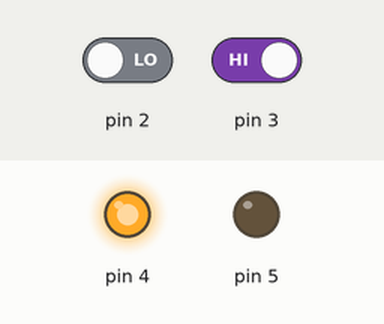
A sketch run on a simulated Arduino Uno, built with avr-gcc and run on an emulated ATmega328P. Parts: output pins drawn as LEDs (lit = HIGH). The test bench sets the inputs (shaded band); at power-on: pin 2 LOW, pin 3 HIGH.

Above: at 1.2 s.
1.3 s: pin 2 driven HIGH
At 2.3 s:
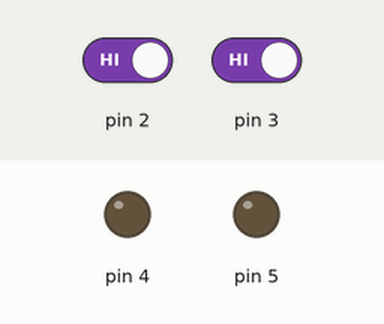
2.8 s: pin 3 driven LOW
At 3.4 s:
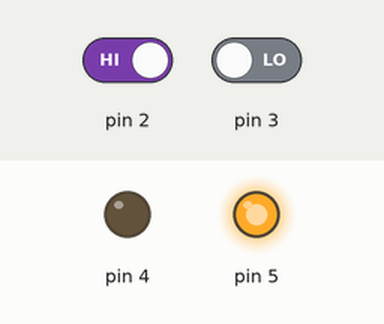
4.3 s: pin 2 driven LOW
At 4.6 s:
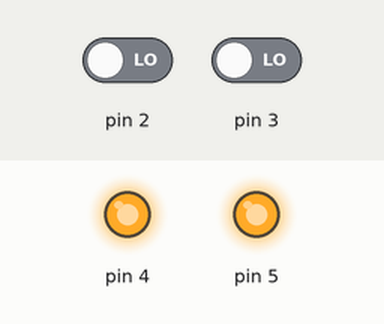
5.8 s: pin 3 driven HIGH
At 6.9 s:
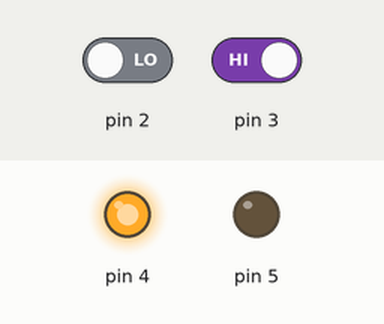
Timing chart, 0 to 8.3 s (numbered marks = the images above; inputs shaded):
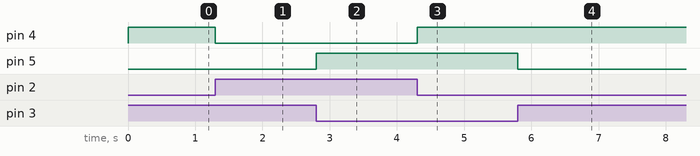

Measured:
- after the input at 1.3 s, pin 4: HIGH → LOW at once
- after the input at 2.8 s, pin 5: LOW → HIGH at once
- after the input at 4.3 s, pin 4: LOW → HIGH at once
- after the input at 5.8 s, pin 5: HIGH → LOW at once

The sketch:

TESTLED.ino
```cpp
void setup() {
  // put your setup code here, to run once:
  pinMode(2,INPUT);
  pinMode(3,INPUT);
  pinMode(4,OUTPUT);
  pinMode(5,OUTPUT);
}

void loop() {
  // put your main code here, to run repeatedly:
  bool SW1 = digitalRead(3); //Boolean H
  bool SW2 = digitalRead(2); //Boolean L
  if(SW1 == 0)
  {
    Serial.println("3");
    digitalWrite(5,HIGH); //LED ON
  }
  else
  {
    Serial.println("3");
    digitalWrite(5,LOW); //LED OFF
  }
  if(SW2 == 1)
  {
    Serial.println("2");
    digitalWrite(4,LOW); //LED ON
  }
  else
  {
    Serial.println("2");
    digitalWrite(4,HIGH); //LED OFF
  }
}
```
